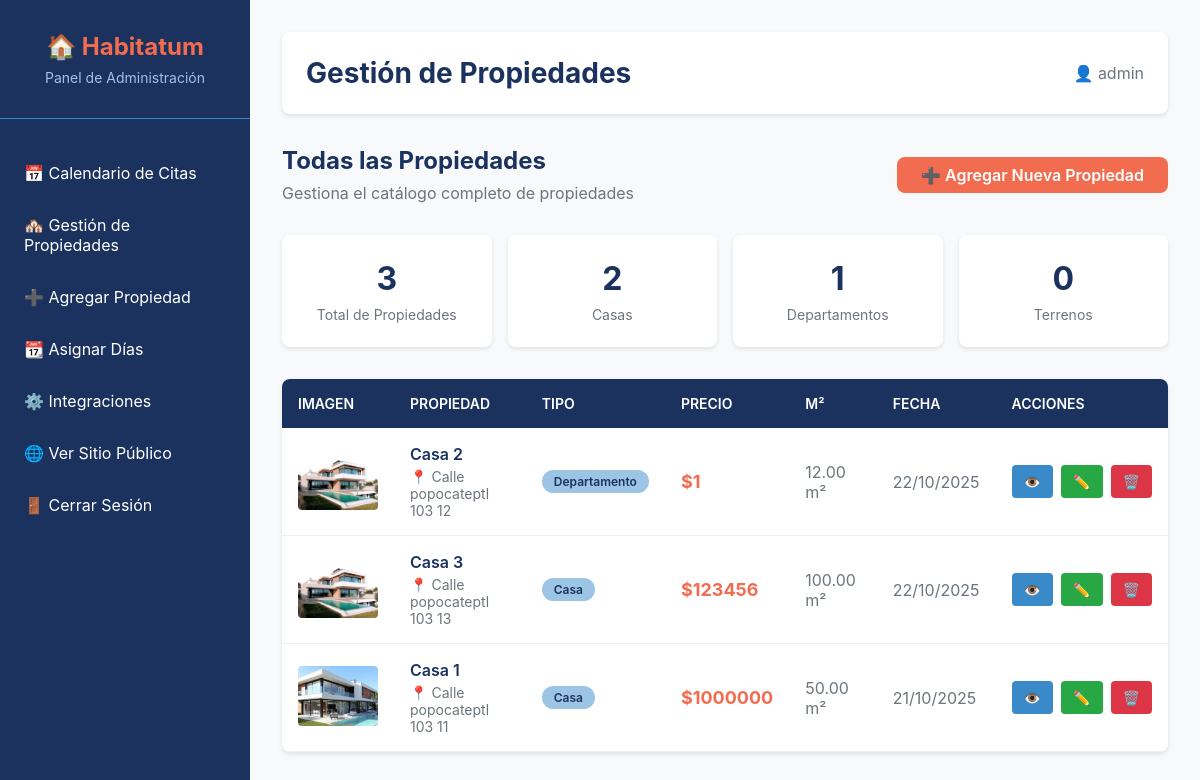
The page /panel/propiedades/ (signed in) on the database its author committed.
### properties/models.py (models this page shows, shortened)
class Property(models.Model):
    PROPERTY_TYPES = [
        ('casa', 'Casa'),
        ('departamento', 'Departamento'),
        ('terreno', 'Terreno'),
        ('local', 'Local Comercial'),
    ]
    nombre = models.CharField(max_length=200, verbose_name="Nombre de la Propiedad")
    descripcion = models.TextField(verbose_name="Descripción")
    metros_cuadrados = models.DecimalField(
        max_digits=10,
        decimal_places=2,
        validators=[MinValueValidator(0)],
        verbose_name="Metros Cuadrados (m²)"
    )
    tipo_inmueble = models.CharField(
        max_length=50,
        choices=PROPERTY_TYPES,
        verbose_name="Tipo de Inmueble"
    )
    ubicacion = models.CharField(max_length=300, verbose_name="Ubicación")
    precio = models.DecimalField(
        max_digits=12,
        decimal_places=2,
        validators=[MinValueValidator(0)],
        verbose_name="Precio"
    )
    imagen_principal = models.ImageField(
        upload_to='properties/',
        verbose_name="Imagen Principal"
    )
    is_visible = models.BooleanField(
        default=True,
        verbose_name="Visible en el sitio público"
    )
    fecha_creacion = models.DateTimeField(auto_now_add=True)
    fecha_actualizacion = models.DateTimeField(auto_now=True)
    class Meta:
        verbose_name = "Propiedad"
        verbose_name_plural = "Propiedades"
        ordering = ['-fecha_creacion']

### dashboard/views.py (the view)
# urls.py: path('propiedades/', views.admin_property_list_view, name='property_list'),
@login_required(login_url='dashboard:login')
def admin_property_list_view(request):
    propiedades = Property.objects.all()
    filtro_visibilidad = request.GET.get('visible', None)
    if filtro_visibilidad == 'si':
        propiedades = propiedades.filter(is_visible=True)
    elif filtro_visibilidad == 'no':
        propiedades = propiedades.filter(is_visible=False)
    tipo_filtro = request.GET.get('tipo', None)
    if tipo_filtro:
        propiedades = propiedades.filter(tipo_inmueble=tipo_filtro)
    busqueda = request.GET.get('q', None)
    if busqueda:
        propiedades = propiedades.filter(
            Q(nombre__icontains=busqueda) |
            Q(ubicacion__icontains=busqueda)
        )
    propiedades = propiedades.order_by('-fecha_creacion')
    total_propiedades = Property.objects.count()
    total_casas = Property.objects.filter(tipo_inmueble='casa').count()
    total_departamentos = Property.objects.filter(tipo_inmueble='departamento').count()
    total_terrenos = Property.objects.filter(tipo_inmueble='terreno').count()
    propiedades_visibles = Property.objects.filter(is_visible=True).count()
    propiedades_ocultas = Property.objects.filter(is_visible=False).count()
    tipos_disponibles = Property.objects.values_list(
        'tipo_inmueble', flat=True
    ).distinct()
    contexto = {
        'propiedades': propiedades,
        'total_propiedades': total_propiedades,
        'total_casas': total_casas,
        'total_departamentos': total_departamentos,
        'total_terrenos': total_terrenos,
        'propiedades_visibles': propiedades_visibles,
        'propiedades_ocultas': propiedades_ocultas,
        'tipos_disponibles': tipos_disponibles,
        'filtro_actual': filtro_visibilidad,
        'tipo_actual': tipo_filtro,
        'busqueda_actual': busqueda,
        'titulo_pagina': 'Gestión de Propiedades'
    }
    return render(request, 'admin/admin_property_list.html', contexto)

### templates/admin/admin_property_list.html (shortened to what this page needs)
{% extends 'admin_base.html' %}
{% block page_title %}Gestión de Propiedades{% endblock %}
{% block content %}
<div class="properties-header">
    <div>
        <h3 style="color: var(--azul-oscuro); font-size: 1.5rem; margin-bottom: 0.5rem;">
            Todas las Propiedades
        </h3>
        <p style="color: var(--gris-medio);">Gestiona el catálogo completo de propiedades</p>
    </div>
    <a href="{% url 'dashboard:property_create' %}" class="btn btn-primary">
        ➕ Agregar Nueva Propiedad
    </a>
</div>
<div class="properties-stats">
    <div class="stat-card">
        <div class="stat-number">{{ total_propiedades }}</div>
        <div class="stat-label">Total de Propiedades</div>
    </div>
    <div class="stat-card">
        <div class="stat-number">{{ total_casas }}</div>
        <div class="stat-label">Casas</div>
    </div>
    <div class="stat-card">
        <div class="stat-number">{{ total_departamentos }}</div>
        <div class="stat-label">Departamentos</div>
    </div>
    <div class="stat-card">
        <div class="stat-number">{{ total_terrenos }}</div>
        <div class="stat-label">Terrenos</div>
    </div>
</div>
{% if propiedades %}
<div class="properties-table-container">
    <table class="properties-table">
        <thead>
            <tr>
                <th>Imagen</th>
                <th>Propiedad</th>
                <th>Tipo</th>
                <th>Precio</th>
                <th>M²</th>
                <th>Fecha</th>
                <th>Acciones</th>
            </tr>
        </thead>
        <tbody>
            {% for propiedad in propiedades %}
            <tr>
                <td>
                    {% if propiedad.imagen_principal %}
                    <img src="{{ propiedad.imagen_principal.url }}" alt="{{ propiedad.nombre }}" class="property-thumbnail">
                    {% else %}
                    <div class="property-thumbnail" style="display: flex; align-items: center; justify-content: center; background-color: var(--beige); color: var(--gris-medio); font-size: 1.5rem;">
                        🏠
                    </div>
                    {% endif %}
                </td>
                <td>
                    <div class="property-name">{{ propiedad.nombre }}</div>
                    <div class="property-location">📍 {{ propiedad.ubicacion }}</div>
                </td>
                <td>
                    <span class="property-type-badge">{{ propiedad.get_tipo_inmueble_display }}</span>
                </td>
                <td>
                    <div class="property-price">${{ propiedad.precio|floatformat:0 }}</div>
                </td>
                <td>{{ propiedad.metros_cuadrados }} m²</td>
                <td>{{ propiedad.fecha_creacion|date:"d/m/Y" }}</td>
                <td>
                    <div class="property-actions">
                        <a href="{% url 'properties:property_detail' propiedad.pk %}" class="btn-icon btn-view" title="Ver" target="_blank">
                            👁️
                        </a>
                        <a href="{% url 'dashboard:property_update' propiedad.pk %}" class="btn-icon btn-edit" title="Editar">
                            ✏️
                        </a>
                        <a href="{% url 'dashboard:property_delete' propiedad.pk %}" class="btn-icon btn-delete" title="Eliminar">
                            🗑️
                        </a>
                    </div>
                </td>
            </tr>
            {% endfor %}
        </tbody>
    </table>
</div>
{% endif %}
{% endblock %}

### templates/admin_base.html (shortened to what this page needs)
{% load humanize %}
<!DOCTYPE html>
<html lang="es">
<head>
</head>
<body>
    <div class="admin-layout">
        <aside class="admin-sidebar">
            <div class="admin-logo">
                <h1>🏠 Habitatum</h1>
                <p>Panel de Administración</p>
            </div>
            <ul class="admin-menu">
                <li><a href="{% url 'dashboard:calendar' %}">📅 Calendario de Citas</a></li>
                <li><a href="{% url 'dashboard:property_list' %}">🏘️ Gestión de Propiedades</a></li>
                <li><a href="{% url 'dashboard:property_create' %}">➕ Agregar Propiedad</a></li>
                <li><a href="{% url 'dashboard:assign_days' %}">📆 Asignar Días</a></li>
                <li><a href="{% url 'integrations:settings' %}">⚙️ Integraciones</a></li>
                <li><a href="{% url 'core:home' %}">🌐 Ver Sitio Público</a></li>
                <li><a href="{% url 'dashboard:logout' %}">🚪 Cerrar Sesión</a></li>
            </ul>
        </aside>
        <main class="admin-main">
            <div class="admin-header">
                <h2>{% block page_title %}Panel de Administración{% endblock %}</h2>
                <div class="admin-user">
                    <span>👤 {{ user.username }}</span>
                </div>
            </div>
            {% block content %}
            {% endblock %}
        </main>
    </div>
</body>
</html>

### templates/admin_base.html (style rules this page uses)
* { margin: 0; padding: 0; box-sizing: border-box; }
:root { --azul-oscuro: #1B325F; --azul-medio: #9CC4E4; --beige: #E9F2F9; --azul-claro: #3A89C9; --naranja: #F26C4F; --verde: #28a745; --amarillo: #ffc107; --rojo: #dc3545; --negro: #000000; --blanco: #ffffff; --gris-claro: #f8f9fa; --gris-medio: #6c757d; --fuente-principal: -apple-system, BlinkMacSystemFont, 'Segoe UI', Roboto, sans-serif; }
body { font-family: var(--fuente-principal); background-color: var(--gris-claro); color: var(--negro); }
.admin-layout { display: flex; min-height: 100vh; }
.admin-sidebar { width: 250px; background-color: var(--azul-oscuro); color: var(--blanco); padding: 2rem 0; position: fixed; height: 100vh; overflow-y: auto; }
.admin-logo { text-align: center; padding: 0 1rem 2rem; border-bottom: 1px solid var(--azul-claro); margin-bottom: 2rem; }
.admin-logo h1 { color: var(--naranja); font-size: 1.5rem; margin-bottom: 0.5rem; }
.admin-logo p { color: var(--azul-medio); font-size: 0.875rem; }
.admin-menu { list-style: none; }
.admin-menu li { margin-bottom: 0.5rem; }
.admin-menu a { display: block; padding: 0.75rem 1.5rem; color: var(--blanco); text-decoration: none; transition: all 0.3s ease; }
.admin-main { flex: 1; margin-left: 250px; padding: 2rem; }
.admin-header { background-color: var(--blanco); padding: 1.5rem; border-radius: 8px; box-shadow: 0 2px 4px rgba(0,0,0,0.1); margin-bottom: 2rem; display: flex; justify-content: space-between; align-items: center; }
.admin-header h2 { color: var(--azul-oscuro); font-size: 1.75rem; }
.admin-user { display: flex; align-items: center; gap: 1rem; }
.admin-user span { color: var(--gris-medio); }
.btn { display: inline-block; padding: 0.5rem 1.5rem; border-radius: 8px; text-decoration: none; font-weight: 600; transition: all 0.3s ease; cursor: pointer; border: none; font-size: 1rem; }
.btn-primary { background-color: var(--naranja); color: var(--blanco); }

### templates/admin/admin_property_list.html (style rules this page uses)
.properties-header { display: flex; justify-content: space-between; align-items: center; margin-bottom: 2rem; }
.properties-stats { display: grid; grid-template-columns: repeat(auto-fit, minmax(200px, 1fr)); gap: 1rem; margin-bottom: 2rem; }
.stat-card { background-color: var(--blanco); padding: 1.5rem; border-radius: 8px; box-shadow: 0 2px 4px rgba(0,0,0,0.1); text-align: center; }
.stat-number { font-size: 2rem; font-weight: 700; color: var(--azul-oscuro); margin-bottom: 0.5rem; }
.stat-label { color: var(--gris-medio); font-size: 0.875rem; }
.properties-table-container { background-color: var(--blanco); border-radius: 8px; box-shadow: 0 2px 4px rgba(0,0,0,0.1); overflow: hidden; }
.properties-table { width: 100%; border-collapse: collapse; }
.properties-table thead { background-color: var(--azul-oscuro); color: var(--blanco); }
.properties-table th { padding: 1rem; text-align: left; font-weight: 600; font-size: 0.875rem; text-transform: uppercase; }
.properties-table tbody tr { border-bottom: 1px solid var(--beige); transition: background-color 0.2s ease; }
.properties-table td { padding: 1rem; color: var(--gris-medio); }
.property-thumbnail { width: 80px; height: 60px; object-fit: cover; border-radius: 4px; }
.property-name { color: var(--azul-oscuro); font-weight: 600; margin-bottom: 0.25rem; }
.property-location { font-size: 0.875rem; color: var(--gris-medio); }
.property-price { color: var(--naranja); font-weight: 700; font-size: 1.125rem; }
.property-type-badge { display: inline-block; padding: 0.25rem 0.75rem; border-radius: 20px; font-size: 0.75rem; font-weight: 600; background-color: var(--azul-medio); color: var(--azul-oscuro); }
.property-actions { display: flex; gap: 0.5rem; }
.btn-icon { padding: 0.5rem 0.75rem; border-radius: 4px; text-decoration: none; font-size: 0.875rem; transition: all 0.2s ease; border: none; cursor: pointer; }
.btn-view { background-color: var(--azul-claro); color: var(--blanco); }
.btn-edit { background-color: var(--verde); color: var(--blanco); }
.btn-delete { background-color: var(--rojo); color: var(--blanco); }

### rows shown on the page
Property: imagen_principal (picture), nombre "Casa 2", ubicacion "Calle popocateptl 103 12", tipo_inmueble "Departamento", precio "1", metros_cuadrados "12.00", fecha_creacion "22/10/2025"
Property: imagen_principal (picture), nombre "Casa 3", ubicacion "Calle popocateptl 103 13", tipo_inmueble "Casa", precio "123456", metros_cuadrados "100.00", fecha_creacion "22/10/2025"
Property: imagen_principal (picture), nombre "Casa 1", ubicacion "Calle popocateptl 103 11", tipo_inmueble "Casa", precio "1000000", metros_cuadrados "50.00", fecha_creacion "21/10/2025"

### other values the page prints
{{ user.username }} "admin"
{{ total_propiedades }} "3"
{{ total_casas }} "2"
{{ total_departamentos }} "1"
{{ total_terrenos }} "0"
